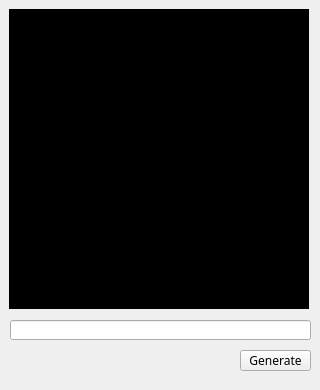
<?xml version="1.0" encoding="UTF-8"?>
<ui version="4.0">
 <class>Form</class>
 <widget class="QWidget" name="Form">
  <property name="geometry">
   <rect>
    <x>0</x>
    <y>0</y>
    <width>320</width>
    <height>390</height>
   </rect>
  </property>
  <property name="sizePolicy">
   <sizepolicy hsizetype="Fixed" vsizetype="Fixed">
    <horstretch>0</horstretch>
    <verstretch>0</verstretch>
   </sizepolicy>
  </property>
  <property name="minimumSize">
   <size>
    <width>320</width>
    <height>390</height>
   </size>
  </property>
  <property name="maximumSize">
   <size>
    <width>320</width>
    <height>390</height>
   </size>
  </property>
  <property name="font">
   <font>
    <family>나눔고딕</family>
   </font>
  </property>
  <property name="windowTitle">
   <string>QRCODE App</string>
  </property>
  <widget class="QLabel" name="lblQrCode">
   <property name="geometry">
    <rect>
     <x>9</x>
     <y>9</y>
     <width>300</width>
     <height>300</height>
    </rect>
   </property>
   <property name="styleSheet">
    <string notr="true">background-color: rgb(0,0,0);</string>
   </property>
   <property name="text">
    <string/>
   </property>
  </widget>
  <widget class="QLineEdit" name="txtQrData">
   <property name="geometry">
    <rect>
     <x>10</x>
     <y>320</y>
     <width>301</width>
     <height>20</height>
    </rect>
   </property>
  </widget>
  <widget class="QPushButton" name="btnQrGen">
   <property name="geometry">
    <rect>
     <x>240</x>
     <y>350</y>
     <width>71</width>
     <height>21</height>
    </rect>
   </property>
   <property name="text">
    <string>Generate</string>
   </property>
  </widget>
 </widget>
 <resources/>
 <connections/>
</ui>
